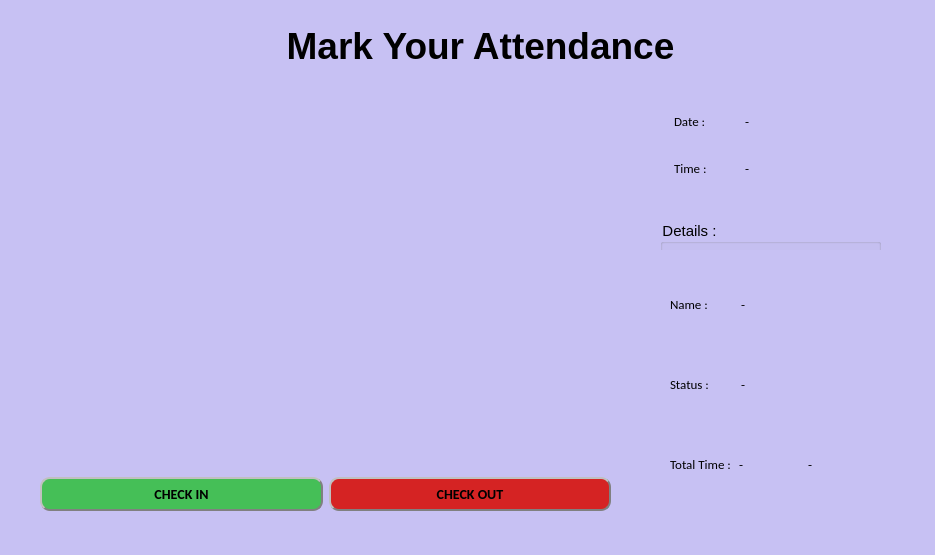
<?xml version="1.0" encoding="UTF-8"?>
<ui version="4.0">
 <class>OutputDialog</class>
 <widget class="QDialog" name="OutputDialog">
  <property name="geometry">
   <rect>
    <x>0</x>
    <y>0</y>
    <width>935</width>
    <height>555</height>
   </rect>
  </property>
  <property name="minimumSize">
   <size>
    <width>0</width>
    <height>0</height>
   </size>
  </property>
  <property name="maximumSize">
   <size>
    <width>1920</width>
    <height>1080</height>
   </size>
  </property>
  <property name="font">
   <font>
    <family>Calibri</family>
    <weight>75</weight>
    <bold>true</bold>
   </font>
  </property>
  <property name="windowTitle">
   <string>Facial Recognition Attendance System</string>
  </property>
  <property name="windowIcon">
   <iconset resource="resource.qrc">
    <normaloff>:/logo/att2-removebg-preview.png</normaloff>:/logo/att2-removebg-preview.png</iconset>
  </property>
  <property name="styleSheet">
   <string notr="true">background-color: rgb(199, 193, 243);</string>
  </property>
  <widget class="QLabel" name="imgLabel">
   <property name="geometry">
    <rect>
     <x>30</x>
     <y>100</y>
     <width>561</width>
     <height>331</height>
    </rect>
   </property>
   <property name="maximumSize">
    <size>
     <width>1920</width>
     <height>1080</height>
    </size>
   </property>
   <property name="text">
    <string/>
   </property>
  </widget>
  <widget class="QWidget" name="horizontalLayoutWidget">
   <property name="geometry">
    <rect>
     <x>40</x>
     <y>460</y>
     <width>571</width>
     <height>69</height>
    </rect>
   </property>
   <layout class="QHBoxLayout" name="horizontalLayout">
    <item>
     <widget class="QPushButton" name="checkin">
      <property name="styleSheet">
       <string notr="true">background-color: rgb(69, 191, 87);
border-style: outset;
    border-width: 2px;
    border-radius: 10px;
    border-color: gray;
    font: bold 14px;
    min-width: 10em;
    padding: 6px;</string>
      </property>
      <property name="text">
       <string>CHECK IN</string>
      </property>
      <property name="checkable">
       <bool>true</bool>
      </property>
     </widget>
    </item>
    <item>
     <widget class="QPushButton" name="checkout">
      <property name="styleSheet">
       <string notr="true">background-color: rgb(213, 35, 35);
border-style: outset;
    border-width: 2px;
    border-radius: 10px;
    border-color: Gray;
    font: bold 14px;
    min-width: 10em;
    padding: 6px;
</string>
      </property>
      <property name="text">
       <string>CHECK OUT</string>
      </property>
      <property name="checkable">
       <bool>true</bool>
      </property>
     </widget>
    </item>
   </layout>
  </widget>
  <widget class="QWidget" name="gridLayoutWidget">
   <property name="geometry">
    <rect>
     <x>659</x>
     <y>100</y>
     <width>221</width>
     <height>91</height>
    </rect>
   </property>
   <layout class="QGridLayout" name="gridLayout">
    <item row="0" column="0">
     <layout class="QHBoxLayout" name="horizontalLayout_3">
      <item>
       <widget class="QLabel" name="label">
        <property name="maximumSize">
         <size>
          <width>65</width>
          <height>40</height>
         </size>
        </property>
        <property name="font">
         <font>
          <family>Calibri</family>
          <pointsize>10</pointsize>
         </font>
        </property>
        <property name="text">
         <string>Date :</string>
        </property>
       </widget>
      </item>
      <item>
       <widget class="QLabel" name="date_label">
        <property name="maximumSize">
         <size>
          <width>130</width>
          <height>40</height>
         </size>
        </property>
        <property name="font">
         <font>
          <family>Calibri</family>
          <pointsize>10</pointsize>
         </font>
        </property>
        <property name="text">
         <string>-</string>
        </property>
       </widget>
      </item>
     </layout>
    </item>
    <item row="1" column="0">
     <layout class="QHBoxLayout" name="horizontalLayout_2">
      <item>
       <widget class="QLabel" name="label_3">
        <property name="maximumSize">
         <size>
          <width>65</width>
          <height>40</height>
         </size>
        </property>
        <property name="font">
         <font>
          <family>Calibri</family>
          <pointsize>10</pointsize>
         </font>
        </property>
        <property name="text">
         <string>Time :</string>
        </property>
       </widget>
      </item>
      <item>
       <widget class="QLabel" name="time_label">
        <property name="maximumSize">
         <size>
          <width>120</width>
          <height>40</height>
         </size>
        </property>
        <property name="font">
         <font>
          <family>Calibri</family>
          <pointsize>10</pointsize>
         </font>
        </property>
        <property name="text">
         <string>-</string>
        </property>
       </widget>
      </item>
     </layout>
    </item>
   </layout>
  </widget>
  <widget class="QGroupBox" name="details">
   <property name="geometry">
    <rect>
     <x>660</x>
     <y>220</y>
     <width>221</width>
     <height>301</height>
    </rect>
   </property>
   <property name="font">
    <font>
     <pointsize>11</pointsize>
    </font>
   </property>
   <property name="title">
    <string>Details :</string>
   </property>
   <widget class="QWidget" name="gridLayoutWidget_2">
    <property name="geometry">
     <rect>
      <x>0</x>
      <y>30</y>
      <width>221</width>
      <height>271</height>
     </rect>
    </property>
    <layout class="QGridLayout" name="gridLayout_2">
     <item row="0" column="0">
      <layout class="QHBoxLayout" name="horizontalLayout_4">
       <item>
        <widget class="QLabel" name="label_2">
         <property name="maximumSize">
          <size>
           <width>65</width>
           <height>40</height>
          </size>
         </property>
         <property name="font">
          <font>
           <family>Calibri</family>
           <pointsize>10</pointsize>
          </font>
         </property>
         <property name="text">
          <string>Name :</string>
         </property>
        </widget>
       </item>
       <item>
        <widget class="QLabel" name="name_label">
         <property name="maximumSize">
          <size>
           <width>130</width>
           <height>40</height>
          </size>
         </property>
         <property name="font">
          <font>
           <family>Calibri</family>
           <pointsize>10</pointsize>
          </font>
         </property>
         <property name="text">
          <string>-</string>
         </property>
        </widget>
       </item>
      </layout>
     </item>
     <item row="1" column="0">
      <layout class="QHBoxLayout" name="horizontalLayout_5">
       <item>
        <widget class="QLabel" name="label_4">
         <property name="maximumSize">
          <size>
           <width>65</width>
           <height>40</height>
          </size>
         </property>
         <property name="font">
          <font>
           <family>Calibri</family>
           <pointsize>10</pointsize>
          </font>
         </property>
         <property name="text">
          <string>Status :</string>
         </property>
        </widget>
       </item>
       <item>
        <widget class="QLabel" name="status_label">
         <property name="maximumSize">
          <size>
           <width>130</width>
           <height>40</height>
          </size>
         </property>
         <property name="font">
          <font>
           <family>Calibri</family>
           <pointsize>10</pointsize>
          </font>
         </property>
         <property name="text">
          <string>-</string>
         </property>
        </widget>
       </item>
      </layout>
     </item>
     <item row="2" column="0">
      <layout class="QHBoxLayout" name="horizontalLayout_6">
       <item>
        <widget class="QLabel" name="label_5">
         <property name="maximumSize">
          <size>
           <width>100</width>
           <height>40</height>
          </size>
         </property>
         <property name="font">
          <font>
           <family>Calibri</family>
           <pointsize>10</pointsize>
          </font>
         </property>
         <property name="text">
          <string>Total Time :</string>
         </property>
         <property name="scaledContents">
          <bool>false</bool>
         </property>
         <property name="wordWrap">
          <bool>true</bool>
         </property>
        </widget>
       </item>
       <item>
        <widget class="QLabel" name="hours_label">
         <property name="maximumSize">
          <size>
           <width>130</width>
           <height>40</height>
          </size>
         </property>
         <property name="font">
          <font>
           <family>Calibri</family>
           <pointsize>10</pointsize>
          </font>
         </property>
         <property name="text">
          <string>-</string>
         </property>
        </widget>
       </item>
       <item>
        <widget class="QLabel" name="minutes_label">
         <property name="maximumSize">
          <size>
           <width>130</width>
           <height>40</height>
          </size>
         </property>
         <property name="font">
          <font>
           <family>Calibri</family>
           <pointsize>10</pointsize>
          </font>
         </property>
         <property name="text">
          <string>-</string>
         </property>
        </widget>
       </item>
      </layout>
     </item>
    </layout>
   </widget>
  </widget>
  <widget class="QLabel" name="label_6">
   <property name="geometry">
    <rect>
     <x>170</x>
     <y>20</y>
     <width>621</width>
     <height>51</height>
    </rect>
   </property>
   <property name="font">
    <font>
     <pointsize>28</pointsize>
     <weight>75</weight>
     <bold>true</bold>
    </font>
   </property>
   <property name="styleSheet">
    <string notr="true">background-color: rgb(199, 193, 243);</string>
   </property>
   <property name="text">
    <string>Mark Your Attendance</string>
   </property>
   <property name="alignment">
    <set>Qt::AlignCenter</set>
   </property>
  </widget>
 </widget>
 <resources>
  <include location="resource.qrc"/>
 </resources>
 <connections/>
</ui>
